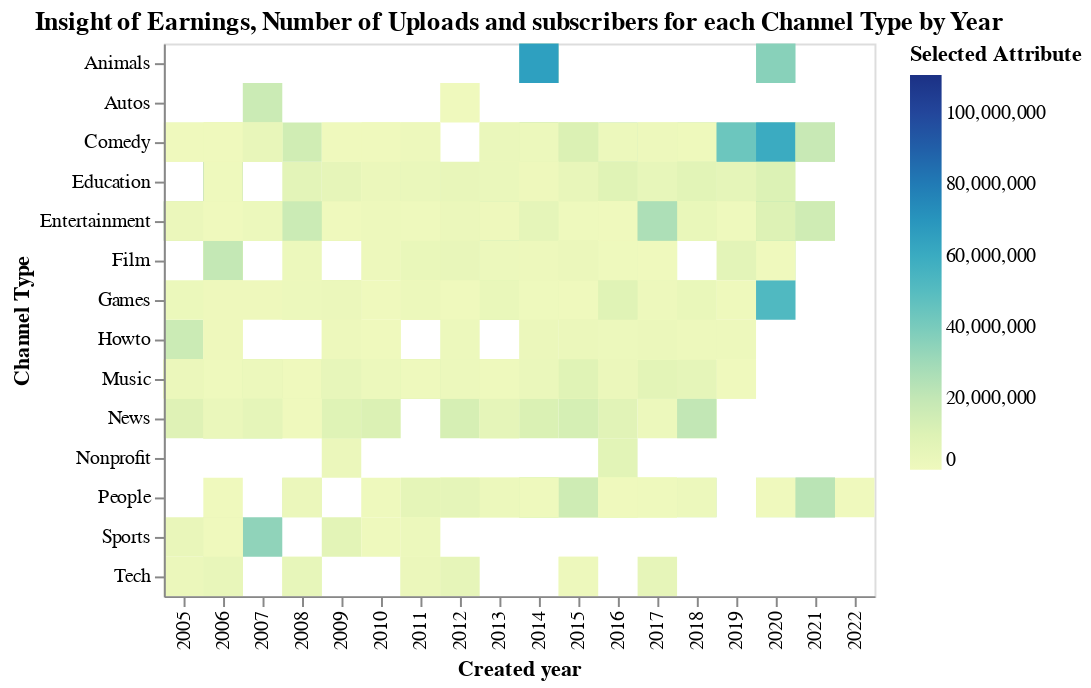

Notebook source saved alongside this figure:
### Code cell
#Another Version

dropdown = alt.binding_select(
    options=['uploads','highest_yearly_earnings', 'lowest_yearly_earnings', 'subscribers'],
    name='Heatmap color attribute '
)
color_param = alt.param(
    value='highest_yearly_earnings',
    bind=dropdown
)

alt.Chart(clean_df).mark_rect().encode(
    alt.X('created_year:O', title = 'Created year'),
    alt.Y('channel_type:N', title = 'Channel Type'),
    alt.Color('value_of_chosen_attribute:Q', title = 'Selected Attribute'),
    tooltip =  alt.Tooltip(['value_of_chosen_attribute:Q'])
).transform_calculate(
    value_of_chosen_attribute=f'datum[{color_param.name}]'
).add_params(
    color_param
).properties(title = 'Insight of Earnings, Number of Uploads and subscribers for each Channel Type by Year')

### Figure 1 — Vega-Lite specification as saved in the notebook (floating-point values rounded to 4 significant figures; data arrays with more than 128 entries replaced by an {"elided": "..."} marker saying what was removed)
{"config": {"view": {"continuousWidth": 300, "continuousHeight": 300}}, "data": {"name": "data-f860b324a9275f2d437e5bd9749416fd"}, "mark": {"type": "rect"}, "encoding": {"color": {"field": "value_of_chosen_attribute", "title": "Selected Attribute", "type": "quantitative"}, "tooltip": [{"field": "value_of_chosen_attribute", "type": "quantitative"}], "x": {"field": "created_year", "title": "Created year", "type": "ordinal"}, "y": {"field": "channel_type", "title": "Channel Type", "type": "nominal"}}, "params": [{"name": "param_1", "bind": {"input": "select", "options": ["uploads", "highest_yearly_earnings", "lowest_yearly_earnings", "subscribers"], "name": "Heatmap color attribute "}, "value": "highest_yearly_earnings"}], "title": "Insight of Earnings, Number of Uploads and subscribers for each Channel Type by Year", "transform": [{"calculate": "datum[param_1]", "as": "value_of_chosen_attribute"}], "$schema": "https://vega.github.io/schema/vega-lite/v5.14.1.json", "datasets": {"data-f860b324a9275f2d437e5bd9749416fd": {"elided": "811 records"}}}
